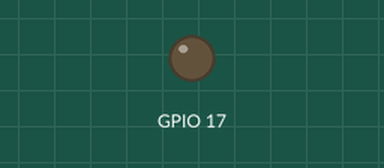
This program was run on a simulated Raspberry Pi (BCM pin numbers). On the bench: output pins drawn as LEDs (lit = HIGH). The clock reads 2024-03-15 10:24:30 at power-on unless the program sets it; files the program writes start out absent. At 5.2 s the program stops and its outputs stay as they are.

Above: at 0.2 s.
Timing chart, 0 to 1.7 s (numbered marks = the images above):
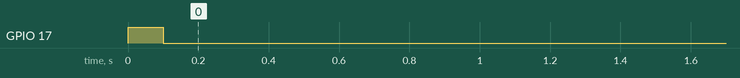

The program:

garage.py
```python
import RPi.GPIO as GPIO
import time
# pin naming convention
GPIO.setmode(GPIO.BCM)
GPIO.setwarnings(False)
# set pin 17 as an output pin
GPIO.setup(17, GPIO.OUT)
# switch on pin 17
GPIO.output(17, True)
time.sleep(0.1)
# switch off pin 17
GPIO.output(17, False)
time.sleep(0.1)
# close/exit gpio to avoid future warnings
GPIO.cleanup()
# update the log with time garage was opened
with open('garage_log.txt', 'a') as f:
    f.write('\n' + time.ctime())
# let script time out so button doesnt get spammed
time.sleep(5)
```

Measured:
- by itself, GPIO 17: LOW → HIGH at 0.00 s, → LOW 0.10 s later
